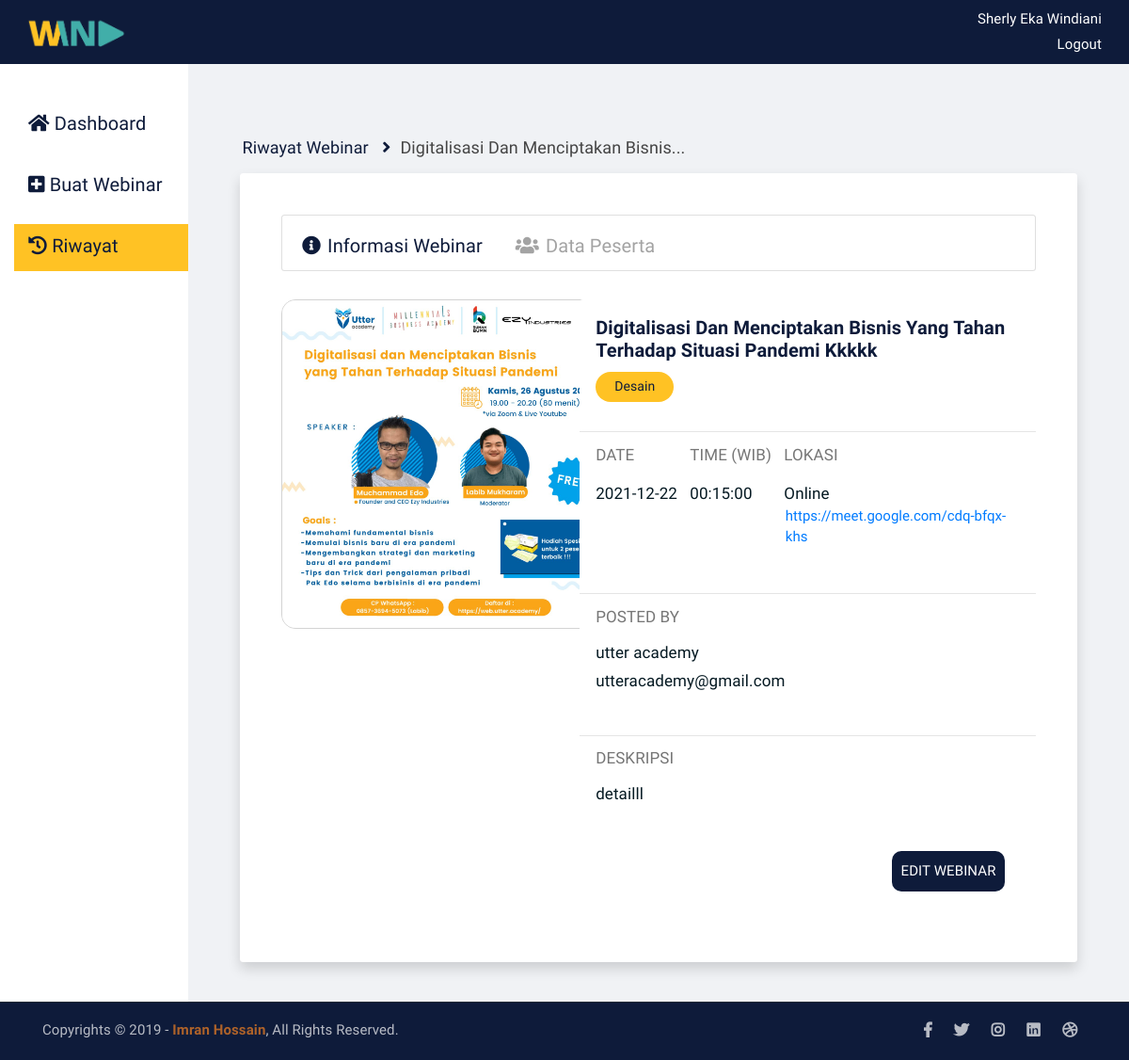
/detail-webinar-eo.php?id_webinar=11, run on the app's committed database.
### tables this page shows
CREATE TABLE `tb_buat_webinar` (
  `id_webinar` int(11) NOT NULL,
  `gambar_poster` varchar(20) NOT NULL,
  `tgl_buat` varchar(100) NOT NULL,
  `judul_webinar` varchar(225) NOT NULL,
  `kategori_webinar` varchar(50) NOT NULL,
  `nama_eo` varchar(225) NOT NULL,
  `email_eo` varchar(225) NOT NULL,
  `tanggal_mulai` varchar(100) NOT NULL,
  `waktu_mulai` varchar(20) NOT NULL,
  `link_streaming` varchar(150) DEFAULT NULL,
  `deskripsi_webinar` text NOT NULL
);

### detail-webinar-eo.php (the view, shortened to what this page needs)
<!DOCTYPE html>
<html lang="en">
<head>
	<link rel="stylesheet" href="assets/css/all.min.css">
	<link rel="stylesheet" href="assets/bootstrap/css/bootstrap.min.css">
	<link rel="stylesheet" href="assets/css/owl.carousel.css">
	<link rel="stylesheet" href="assets/css/magnific-popup.css">
	<link rel="stylesheet" href="assets/css/animate.css">
	<link rel="stylesheet" href="assets/css/meanmenu.min.css">
	<link rel="stylesheet" href="assets/css/main.css">
	<link rel="stylesheet" href="assets/css/css_sherly.css">
	<link rel="stylesheet" href="assets/css/responsive.css">
</head>
<?php
    include "koneksi.php";
    $id_webinar=$_GET['id_webinar'];
    $query="SELECT*FROM tb_buat_webinar WHERE id_webinar ='$id_webinar'";
    $hasilDetail=mysqli_query($koneksi,$query);
    $dataDetail=mysqli_fetch_array($hasilDetail);
?>
<body>
    <nav class="navbar navBarEo">
        <div class="container-fluid navBarEo">
            <a class="navbar-brand" href="index.php">
                <img src="assets/img/logo_transparan.png" style="width: 70%" alt="">
            </a>
            <div class="navBarUsername">
				<p class="panggilUsername">Sherly eka windiani</p>
				<a class="txtLogout" href="#">Logout</a>
			</div>
        </div>
    </nav>
	<div class="container-fluid">
		<div class="row" >
			<div class="col-md-2 colKiri">
				<div class="sidebarEo">
				    <ul style='list-style-type: none;'>
						<li class="listMenu" >
							<a class="pilihanMenu" href="dashboard-eo.php"><i class="fas fa-home"></i> Dashboard</a>
						</li>
						<li class="listMenu">
							<a class="pilihanMenu" href="buat-webinar-eo
							.php"><i class="fas fa-plus-square"></i> Buat Webinar</a>
						</li>
						<li class="listMenu active ">
							<a class="pilihanMenu" href="riwayat-webinar-eo.php"><i class="fas fa-history" ></i> Riwayat</a>
						</li>
					</ul>
				</div>
			</div>
			<div class="col-md-10" style="background-color: #F0F2F5; height: 100%;">
				<div class="cardDashboard">
					<div class="card detailRiwayat">
						<div class="card-body row petunjukDetail">
							<h6 class="card-title"><a href="riwayat-webinar-eo.php">Riwayat Webinar </a><i class="fas fa-angle-right ikonAngleRight" ></i></h6>
                            <h6 class="card-title active">
								<?php
									$title = $dataDetail['judul_webinar'];
									$arr = explode(" ", $title);
									$limit = 4;
									$new = [];
									if (count($arr) > $limit) {
										for($i = 0; $i < $limit; $i++) {
											array_push($new, $arr[$i]);
										}
									}
									if($new) {
										$new = implode(" ", $new);
										print_r($new); echo '...';
									}
									else {
										print_r($title);
									}
								?>
							</h6>
						</div>
					</div>
					<div class="card shadow p-3 mb-5 bg-white rounded" style="width: 100%; border: none; border-radius: 6px; ">
						<div class="card-body " style="margin: 20px; padding: 10px;" >
							<div class="d-flex justify-content-center ">
								<div class="card cardPilihanDetail">
									<nav class="navbar navbar-expand-lg">
										<div class="collapse navbar-collapse" >
											<div class="navbar-nav">
												<a class="nav-item nav-link navLinkDetail mr-2 active" href="detail-webinar-eo.php?id_webinar=<?php echo $data['id_webinar'];?>" ><i class="fas fa-info-circle mr-2"></i>Informasi Webinar</a>
												<a class="nav-item nav-link navLinkDetail ml-3" href="data-peserta-eo.php"><i class="fas fa-users mr-2"></i>Data Peserta</a>
											</div>
										</div>
									</nav>
								</div>
							</div>
                            <div class="row" >
                                <div class="col-md-5" >
                                    <div class="cardGambarPoster">
                                        <div class="tempatGambarPoster" style="border: 1px; border-style: solid; border-color: lightgray;">
                                                <img  class="gambarPoster" src="assets/img/gambar-poster/<?php echo $dataDetail['gambar_poster'];?>" alt="">
                                        </div>
									</div>
                                </div>
                                <div class="col-md-7" >
									<div class="card" style="margin-left: -30px; border: none; ">
										<div class="card-body">
											<h4 class="card-title judulWebinar"><?php echo $dataDetail['judul_webinar'];?></h4>
											<p class="btn btn-info kategoriWebinar"><?php echo $dataDetail['kategori_webinar'];?></p>
										</div>
										<hr>
										<div class="card-body">
											<div class="row">
												<div class="col-md-4">
													<div class="tanggalDetail">
														<h4 class="card-title mb-3 judulDetailWebinar">Date</h4>
														<div class="card-title isiDetail">
															<?php echo $dataDetail['tanggal_mulai'];?>
														</div>
													</div>
												</div>
												<div class="col-md-4">
													<div class="waktuDetail">
														<h4 class="card-title mb-3 judulDetailWebinar">Time (WIB)</h4>
														<div class="card-title isiDetail">
															<?php echo $dataDetail['waktu_mulai'];?>
														</div>
													</div>
												</div>
												<div class="col-md-4">
													<div class="lokasiDetail">
														<h4 class="card-title mb-3 judulDetailWebinar">Lokasi</h4>
														<div class="card-title isiDetail"> Online
															<a href="<?php echo $dataDetail['link_streaming'];?>" target="blank">
																<button type="button" class="btn btn-link linkOnline"> <?php echo $dataDetail['link_streaming'];?></button>
														    </a>
														</div>
													</div>
												</div>
											</div>
										</div>
										<hr>
										<div class="card-body">
											<h4 class="card-title judulDetailWebinar">Posted by</h4>
											<div class="card-title  isiDetail">
												<?php echo $dataDetail['nama_eo'];?> <br>
												<?php echo $dataDetail['email_eo'];?>
											</div>
										</div>
										<hr>
										<div class="card-body">
											<h4 class="card-title judulDetailWebinar">Deskripsi</h4>
											<div class="card kotakDeskripsiWebinar">
												<div class="card-title isiDetail">
													<?php echo $dataDetail['deskripsi_webinar'];?>
												</div>
											</div>
										</div>
										<div class="card-body">
											<div class="container d-flex justify-content-end mb-3 ">
												<a href="edit-webinar-eo.php?id_webinar=<?php echo $dataDetail['id_webinar'];?>" class="btn btn-light buttonSemua"> Edit Webinar</a>
											</div>
										</div>
									</div>
                                </div>
                            </div>
						</div>
					</div>
				</div>
			</div>
		</div>
	</div>
	<div class="copyright" style="background-color: #0E1B3A">
		<div class="container">
			<div class="row">
				<div class="col-lg-6 col-md-12">
					<p>Copyrights &copy; 2019 - <a href="https://imransdesign.com/">Imran Hossain</a>,  All Rights Reserved.</p>
				</div>
				<div class="col-lg-6 text-right col-md-12">
					<div class="social-icons">
						<ul>
							<li><a href="#" target="_blank"><i class="fab fa-facebook-f"></i></a></li>
							<li><a href="#" target="_blank"><i class="fab fa-twitter"></i></a></li>
							<li><a href="#" target="_blank"><i class="fab fa-instagram"></i></a></li>
							<li><a href="#" target="_blank"><i class="fab fa-linkedin"></i></a></li>
							<li><a href="#" target="_blank"><i class="fab fa-dribbble"></i></a></li>
						</ul>
					</div>
				</div>
			</div>
		</div>
	</div>
</body>
</html>

### assets/css/main.css (style rules this page uses)
html { font-size: 14px; font-weight: 400; line-height: 28px; height: 100%; }
body { font-family: 'Lexend Deca', sans-serif; font-weight: 400; font-size: 1rem; letter-spacing: 0.1px; line-height: 1.8; color: #051922; overflow-x: hidden; }
body img { max-width: 100%; }
a { cursor: pointer; text-decoration: none; -webkit-transition: all 0.2s ease-in-out; -o-transition: all 0.2s ease-in-out; transition: all 0.2s ease-in-out; }
h1, .h1, h2, .h2, h3, .h3, h4, .h4, h5, .h5, h6, .h6 { font-family: 'Lexend Deca', sans-serif; font-weight: 700; margin: 0 0 1.25rem 0; color: #051922; }
h1:last-child, .h1:last-child, h2:last-child, .h2:last-child, h3:last-child, .h3:last-child, h4:last-child, .h4:last-child, h5:last-child, .h5:last-child, h6:last-child, .h6:last-child { margin: 0; }
h4, .h4 { font-size: 1.5rem; font-weight: 700; line-height: 1.75rem; }
h6, .h6 { font-size: 1rem; font-weight: 700; line-height: 1.5rem; }
p { font-family: 'Lexend Deca', sans-serif; font-weight: 400; font-size: 1rem; letter-spacing: 0.1px; line-height: 1.8; color: #051922; margin: 0 0 1.25rem 0; }
p:last-child { margin: 0; }
a.navbar-brand img { max-width: 150px; }
.copyright { background-color: #051922; border-top: 1px solid #232a35; }
.copyright p { margin: 0; color: #fff; opacity: 0.7; padding: 16px 0; font-size: 15px; }
.copyright a { color: #F28123; font-weight: 700; }
.social-icons ul { margin: 0; padding: 0; list-style: none; }
.social-icons ul li { display: inline-block; }
.social-icons ul li a { font-size: 16px; color: #fff; opacity: 0.7; padding: 16px 10px; display: block; }
a.navbar-brand { -webkit-transition: 0.3s; -o-transition: 0.3s; transition: 0.3s; }
.social-icons ul li a { -webkit-transition: 0.3s; -o-transition: 0.3s; transition: 0.3s; }
html, body { height: 100%; }

### data on the page
tb_buat_webinar: gambar_poster (picture), judul_webinar "Digitalisasi Dan Menciptakan Bisnis Yang Tahan Terhadap Situasi Pandemi Kkkkk", kategori_webinar "Desain", tanggal_mulai "2021-12-22", waktu_mulai "00:15:00", link_streaming "https://meet.google.com/cdq-bfqx-khs", nama_eo "utter academy", email_eo "utteracademy@gmail.com", deskripsi_webinar "detailll"
